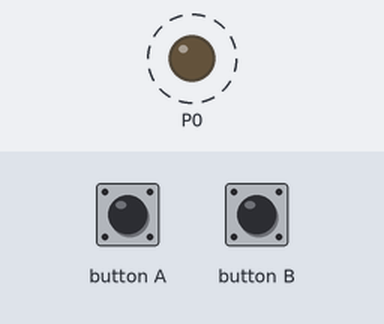
Simulated run of this program. Board: BBC micro:bit running MicroPython. Parts: output pins drawn as LEDs (lit = HIGH). Dashed ring = blinking. The inputs (shaded band) are chosen by the test bench.

Above: at 0.9 s.
1.3 s: button B pressed for 0.15 s
At 1.5 s:
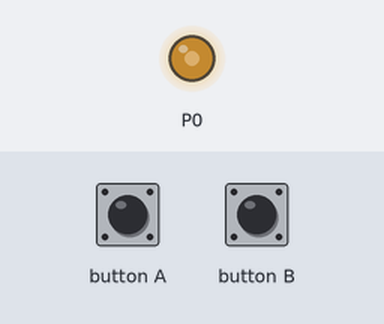
4.4 s: button B pressed for 1 s
7.4 s: button B pressed 5 times (0.12 s each, 0.3 s apart)
At 8.3 s:
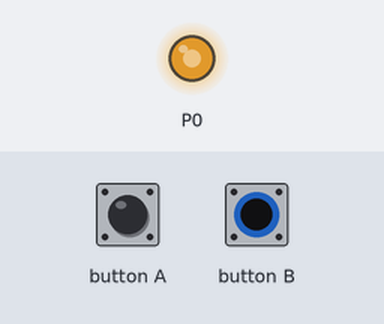
Timing chart, 0 to 17.3 s (numbered marks = the images above; inputs shaded):
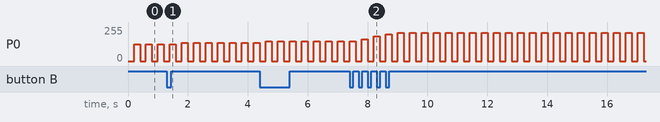

Measured:
- by itself, P0: ramps from 0/255 to 212/255 and jumps back, once every 0.40 s

The program:

4_blink_LED_brightness.py
```python
from microbit import *

brightness = 500

while True:

    a_presses = button_a.get_presses()
    brightness = brightness - (a_presses * 50)
    if brightness < 0:
        brightness = 0

    b_presses = button_b.get_presses()
    brightness = brightness + (b_presses * 50)
    if brightness > 1000:
        brightness = 1000

    pin0.write_analog(0)
    sleep(200)
    pin0.write_analog(brightness)
    sleep(200)
```
